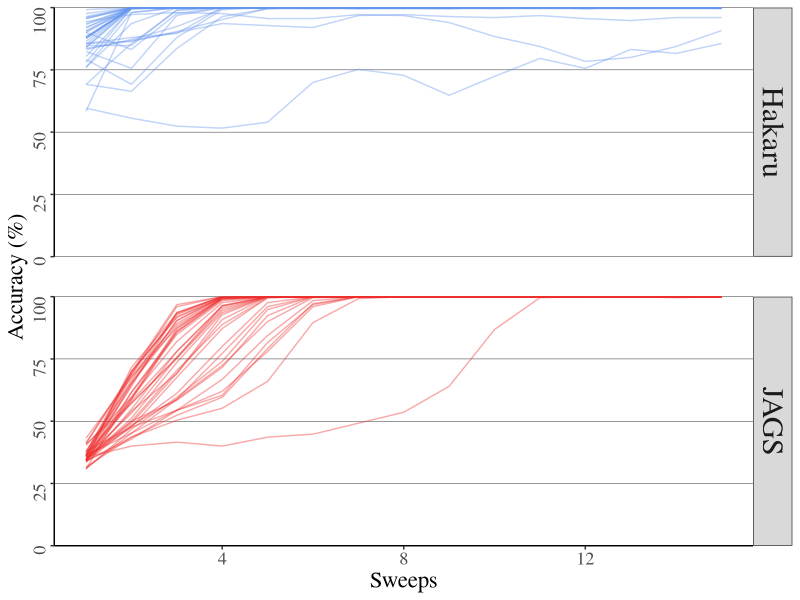

The R script that drew this image:
library('ggplot2')

data <- read.csv("gmm_sweeps2.csv", header=T)
data$Accuracy <- data$Accuracy * 100

p <- ggplot(data,
            aes(x=Sweeps, y=Accuracy, group=interaction(Chains, System), colour=System)) +
     facet_grid(System ~ ., scales = "free_y") +
     geom_line(alpha=0.4) +
     ylab("Accuracy (%)") +
     guides(colour = guide_legend(override.aes = list(alpha = 1))) +
     scale_color_manual(name="",
                        values=c("cornflowerblue", "firebrick2")) +
     scale_y_continuous(expand=c(0, 0),
                        limits=c(0, 100)) +
     theme_bw() + 
     theme(panel.grid.major = element_line(colour = "black", size=0.15)) +
     theme(panel.grid.minor = element_blank()) +
     theme(panel.grid.major.x = element_blank()) +
     theme(panel.border = element_blank()) + #rect(colour = "black", fill=NA, size=1)) +
     theme(axis.line = element_line(colour = "black")) +
     theme(text = element_text(family="Times")) +
     theme(plot.title = element_text(size = rel(2))) +
     theme(axis.title.y = element_text(size = rel(1.5), angle = 90)) +
     theme(axis.title.x = element_text(size = rel(1.5))) +
     theme(axis.text.y = element_text(size = rel(1.5), angle = 90)) +
     theme(axis.text.x = element_text(size = rel(1.5))) +
     theme(strip.text.y = element_text(size = rel(2.5))) +
     theme(panel.spacing = unit(2, "lines")) +
     theme(legend.title = element_text(size = rel(1.5))) +
     theme(legend.text = element_text(size = rel(1.3))) +
     theme(legend.background = element_rect(fill = "transparent")) +
     theme(legend.justification=c(0.02,1.0),
           legend.position="none")               # Position legend in bottom right


ggsave("plots/gmmsweeps3.pdf", p)
